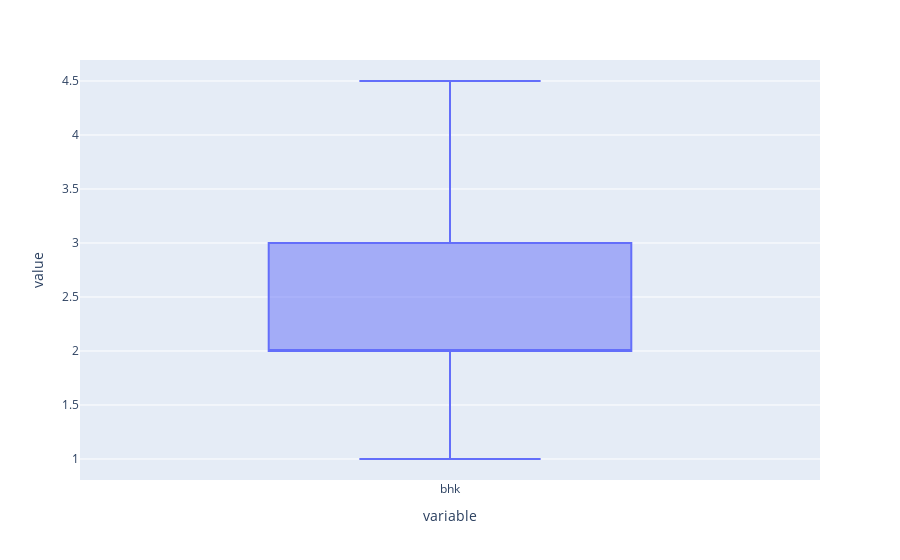

The cell this chart's notebook holds for it:
### Code cell
Q1 = data['bhk'].quantile(0.25)
Q3 = data['bhk'].quantile(0.75)
IQR = Q3 - Q1
print(Q1,Q3,IQR)
# Define bounds
lbound = Q1 - 1.5 * IQR
ubound = Q3 + 1.5 * IQR
print(lbound,ubound)
# Replace outliers with the respective bounds
data['bhk'] = np.where(data['bhk'] > ubound, ubound, 
                        np.where(data['bhk'] < lbound, lbound, data['bhk']))
px.box(data['bhk'])

### Figure 1 — Plotly figure (JSON) as saved in the notebook; plotly's stock layout.template omitted (floating-point values rounded to 4 significant figures; data arrays with more than 128 entries replaced by an {"elided": "..."} marker saying what was removed)
{"data": [{"alignmentgroup": "True", "hovertemplate": "variable=%{x}<br>value=%{y}<extra></extra>", "legendgroup": "", "marker": {"color": "#636efa"}, "name": "", "notched": false, "offsetgroup": "", "orientation": "v", "showlegend": false, "type": "box", "x": {"elided": "2620 str values"}, "x0": " ", "xaxis": "x", "y": {"elided": "2620 float values"}, "y0": " ", "yaxis": "y"}], "layout": {"autosize": true, "boxmode": "group", "legend": {"tracegroupgap": 0}, "margin": {"t": 60}, "xaxis": {"anchor": "y", "autorange": true, "domain": [0, 1], "range": [-0.5, 0.5], "title": {"text": "variable"}, "type": "category"}, "yaxis": {"anchor": "x", "autorange": true, "domain": [0, 1], "range": [0.8056, 4.694], "title": {"text": "value"}, "type": "linear"}}}
